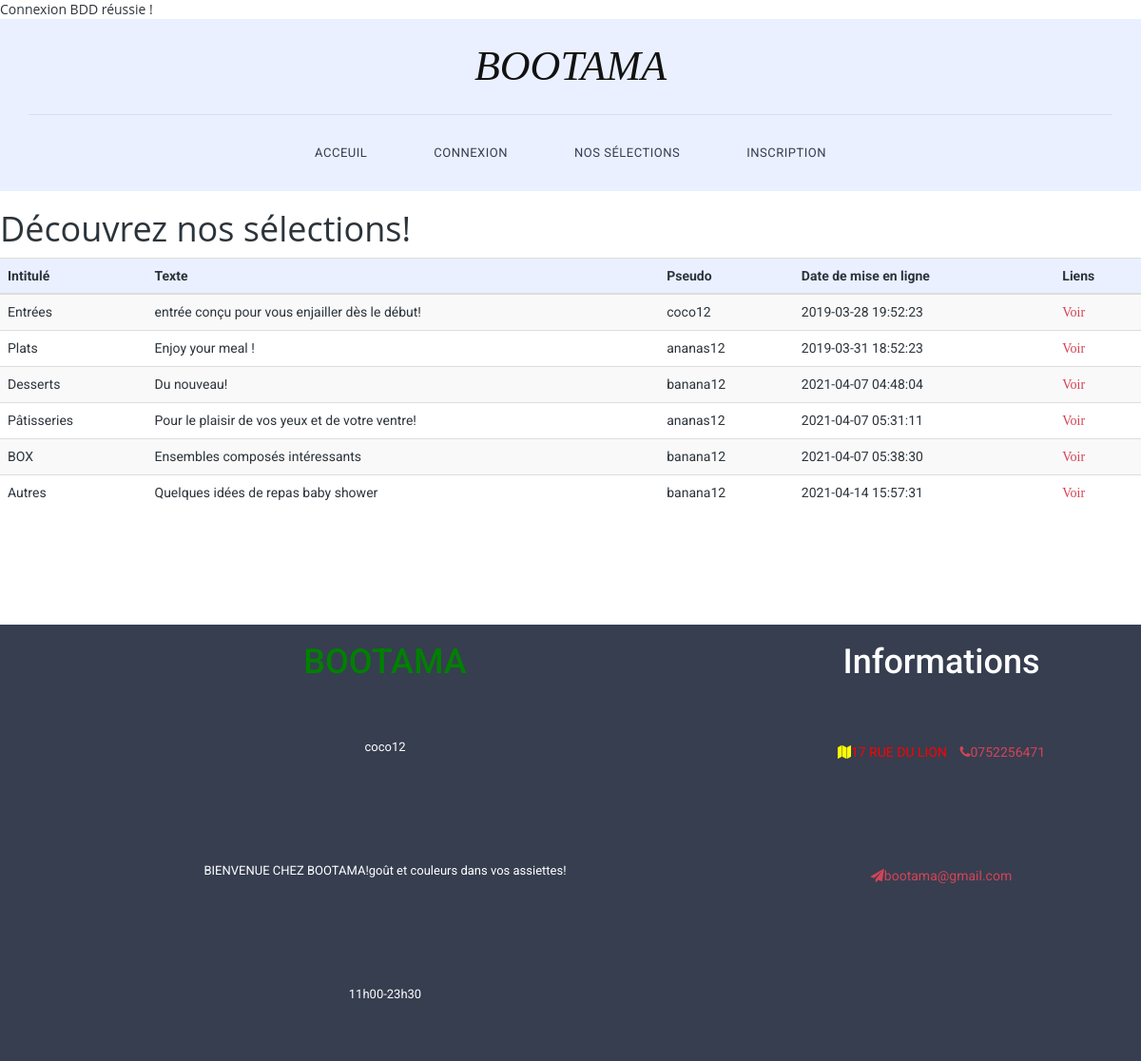
Page /v2/sel.php on the committed database.
### tables this page shows
CREATE TABLE `t_selection_sel` (
  `SEL_ID` int(11) NOT NULL,
  `CPT_PSEUDO` varchar(60) NOT NULL,
  `SEL_INTITULE` varchar(60) NOT NULL,
  `SEL_TEXTE_INTRODUCTIF` varchar(200) NOT NULL,
  `SEL_DATE_AJOUT` timestamp NOT NULL DEFAULT current_timestamp() ON UPDATE current_timestamp()
);

CREATE TABLE `T_PRESENTATION_PRES` (
  `PRES_ID` int(11) NOT NULL,
  `CPT_PSEUDO` varchar(60) NOT NULL,
  `PRES_NOM_STRUCTURE` varchar(70) NOT NULL,
  `PRES_ADESSE` varchar(200) NOT NULL,
  `PRES_telephone` char(12) NOT NULL,
  `PRES_mail` varchar(200) NOT NULL,
  `PRES_HORAIRE` varchar(64) NOT NULL,
  `PRES_TEXTE_BIENVENUE` varchar(200) NOT NULL
);

### v2/sel.php (the view, shortened to what this page needs)
<!DOCTYPE html>
<html>
<?php
$mysqli = new mysqli('localhost','zkonateas','xgsvsn4u','zfl2-zkonateas');
?>
    <head>
        <link rel="stylesheet" href="css/bootstrap.min.css">
        <link rel="stylesheet" href="css/bootstrap-theme.min.css">
        <link rel="stylesheet" href="css/fontAwesome.css">
        <link rel="stylesheet" href="css/hero-slider.css">
        <link rel="stylesheet" href="css/owl-carousel.css">
        <link rel="stylesheet" href="css/templatemo-style.css">
    </head>
<body>
    <div class="header">
        <div class="container">
            <a href="#" class="navbar-brand scroll-top">BOOTAMA</a>
            <nav class="navbar navbar-inverse" role="navigation">
                <div id="main-nav" class="collapse navbar-collapse">
                    <ul class="nav navbar-nav">
                       <li><a href="index.php">Acceuil</a></li>
                        <li><a href="session.php">Connexion</a></li>
                         <li><a href="sel.php">Nos Sélections</a></li>
                        <li><a href="inscription.php">inscription</a></li>
                    </ul>
                </div>
            </nav>
        </div>
    </div>
<h1>Découvrez nos sélections!</h1>
<?php
                    $sql = "SELECT * FROM t_selection_sel";
                    $result = $mysqli->query($sql);
                    if ($result->num_rows > 0) {
                      ?>
                      <table class="table table-striped">
                        <tr align="center" style="background-color: #eaf0ff">
                          <th>Intitulé</th>
                          <th>Texte</th>
                          <th>Pseudo</th>
                          <th>Date de mise en ligne</th>
                          <th>Liens</th>
                        </tr>
                        <tbody>
                         <?php while($row = $result->fetch_assoc()) { ?>
                          <tr>
                            <td><?php echo $row['SEL_INTITULE'];  ?></td>
                            <td><?php echo $row['SEL_TEXTE_INTRODUCTIF'];  ?></td>
                            <td><?php echo $row['CPT_PSEUDO'];  ?></td>
                            <td><?php echo $row['SEL_DATE_AJOUT'];  ?></td>
                            <?php $req="SELECT ELE_ID FROM TA_SELECTION_SEL where SEL_ID=" .$row['SEL_ID']. " AND ELE_ID >0 LIMIT 1;";
                            $result1 = $mysqli->query($req);
                            $row1 = $result1->fetch_assoc();
                            ?>
                            <td><a style="font-family: AngsanaUPC;" href="affichagesel.php?SEL_ID=<?php echo $row['SEL_ID'] ?> &ELE_ID=<?php echo $row1['ELE_ID'] ?>">Voir</a></td>
                          </tr>
                          <?php
                        }
                      }
                      ?>
                    </tbody>
                  </table>
        <div class="row">
    <ul class="page-number">
        <li><a href="#">1</a></li>
        <li class="active"><a href="#">2</a></li>
        <li><a href="#">3</a></li>
        <li><a href="#">4</a></li>
        <li><a href="#">&gt;&gt;</a></li>
    </ul>
</div>
    <footer>
        <div class="container">
            <div class="row">
                <?php
                        $requet="SELECT * FROM T_PRESENTATION_PRES";
                        $result = $mysqli->query($requet);
                        $row = $result->fetch_assoc()
                        ?>
                <div class="col-md-8">
                    <h1 style="color: green"><?php echo $row['PRES_NOM_STRUCTURE'];  ?></h1>
                    <p><?php echo $row['CPT_PSEUDO'];  ?></p>
                    <p><?php echo $row['PRES_TEXTE_BIENVENUE'];  ?></p>
                    <p><?php echo $row['PRES_HORAIRE'];  ?></p>
                </div>
                <div class="col-md-4">
                     <h1 style="color: white">Informations</h1>
                     <ul>
                        <li><span style="color: yellow" class="icon fa fa-map"></span><span style="color: red" class="text"><?php echo $row['PRES_ADESSE'];  ?></span></li>
                        <li><a><span class="icon fa fa-phone"></span><span class="text"><?php echo $row['PRES_telephone'];  ?></span></a></li>
                        <li><a><span class="icon fa fa-paper-plane"></span><span class="text"><?php echo $row['PRES_mail'];  ?></span></a></li>
                    </ul>
                </div>
            </div>
        </div>
    </footer>
</body>
</html>

### v2/css/hero-slider.css (style rules this page uses)
*, *::after, *::before { -webkit-box-sizing: border-box; -moz-box-sizing: border-box; box-sizing: border-box; }
html { font-size: 62.5%; }
body { font-family: "Open Sans", sans-serif; color: #2c343b; background-color: #f2f2f2; }
a { color: #d44457; text-decoration: none; }

### v2/css/templatemo-style.css (style rules this page uses)
* { margin: 0; padding: 0; font-family: 'Roboto', arial, sans-serif; }
body { overflow-x: hidden; background-color: #fff; }
ul { list-style: none; margin: 0px; }
p { color: #9a9a9a; font-size: 13px; line-height: 24px; }
.header { width: 100%; padding: 0; z-index: 10000; transition: all 0.2s ease-in-out; background-color: #eaf0ff; text-align: center; }
.navbar-inverse .navbar-brand, .navbar-inverse .navbar-nav>li>a { text-shadow: none; }
.navbar-brand { font-family: 'Spectral', serif; font-size: 44px; color: #121212; font-style: italic; text-align: center; width: 100%; border-bottom: 1px solid #d8deed; position: relative; padding: 40px 0px; height: auto!important; }
#main-nav { padding: 15px 0px; float: right; position:relative; left:-50%; text-align: left; }
.nav { list-style:none; position:relative; left:50%; }
.navbar-nav li { margin: 0px 20px; }
.navbar-nav li a { font-family: 'Roboto', sans-serif; font-size: 13px; text-transform: uppercase; color: #363e50!important; letter-spacing: 0.5px; }
.navbar-inverse { background-image: none; background-color: transparent; }
.header .navbar { margin: 0; border: none; }
footer { background-color: #363e50; line-height: 130px; text-align: center; }
footer p { line-height: 120px; color: #fff; margin-top: 5px; }
footer ul { list-style: none; padding: 0; margin: 0; }
footer ul li { display: inline-block; margin: 0px 5px; }

### rows in the picture
t_selection_sel: SEL_INTITULE "Entrées", SEL_TEXTE_INTRODUCTIF "entrée conçu pour vous enjailler dès le début!", CPT_PSEUDO "coco12", SEL_DATE_AJOUT "2019-03-28 19:52:23"
t_selection_sel: SEL_INTITULE "Plats", SEL_TEXTE_INTRODUCTIF "Enjoy your meal !", CPT_PSEUDO "ananas12", SEL_DATE_AJOUT "2019-03-31 18:52:23"
t_selection_sel: SEL_INTITULE "Desserts", SEL_TEXTE_INTRODUCTIF "Du nouveau!", CPT_PSEUDO "banana12", SEL_DATE_AJOUT "2021-04-07 04:48:04"
t_selection_sel: SEL_INTITULE "Pâtisseries", SEL_TEXTE_INTRODUCTIF "Pour le plaisir de vos yeux et de votre ventre!", CPT_PSEUDO "ananas12", SEL_DATE_AJOUT "2021-04-07 05:31:11"
t_selection_sel: SEL_INTITULE "BOX", SEL_TEXTE_INTRODUCTIF "Ensembles composés intéressants", CPT_PSEUDO "banana12", SEL_DATE_AJOUT "2021-04-07 05:38:30"
t_selection_sel: SEL_INTITULE "Autres", SEL_TEXTE_INTRODUCTIF "Quelques idées de repas baby shower", CPT_PSEUDO "banana12", SEL_DATE_AJOUT "2021-04-14 15:57:31"
t_presentation_pres: CPT_PSEUDO "coco12", PRES_TEXTE_BIENVENUE "BIENVENUE CHEZ BOOTAMA!goût et couleurs dans vos assiettes!", PRES_HORAIRE "11h00-23h30", PRES_ADESSE "17 RUE DU LION", PRES_telephone "0752256471", PRES_mail "bootama@gmail.com"
